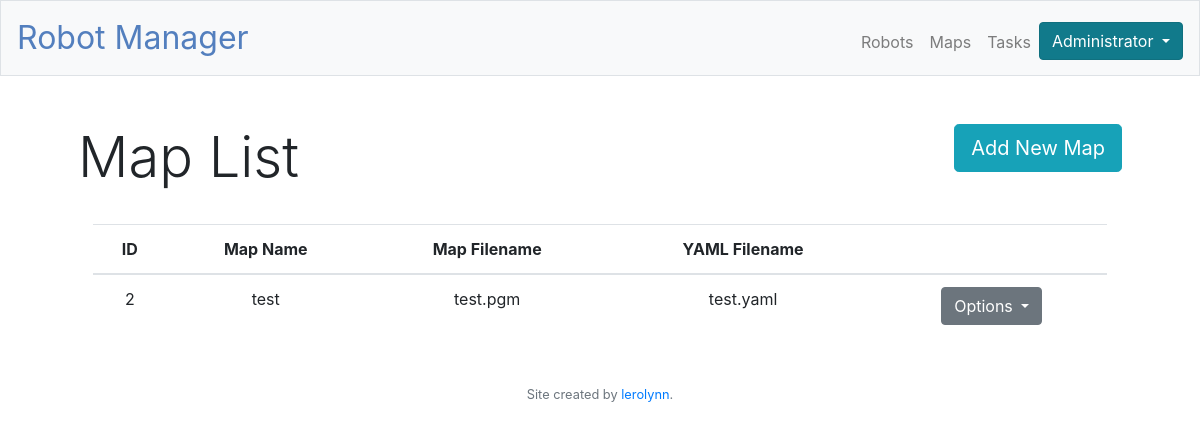
Page /maps (signed in) on the earlier database version.
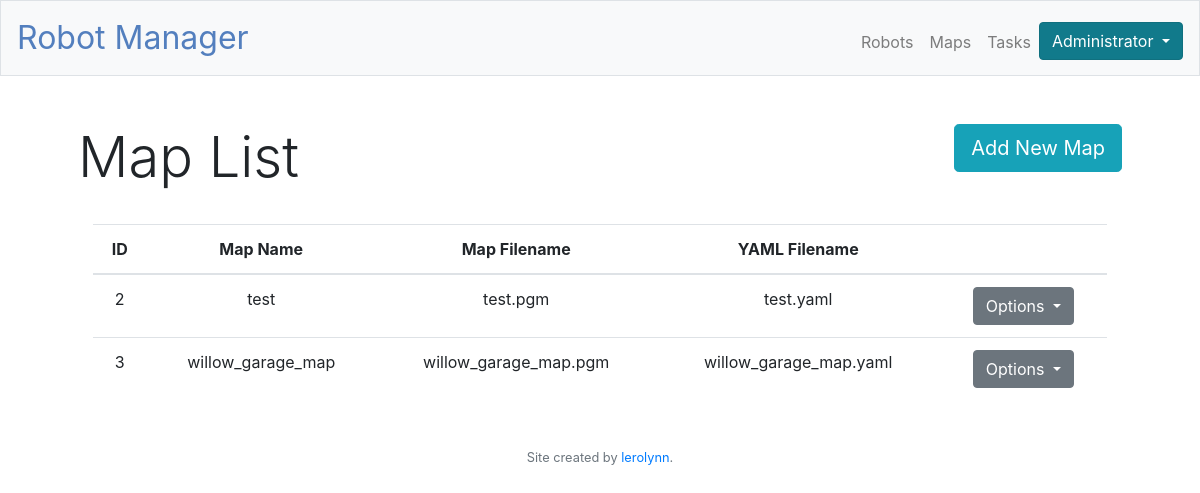
Same page on the later database version.
### tables this page shows
CREATE TABLE "MAPS" (
	`id`	INTEGER NOT NULL,
	`user_id`	INTEGER,
	`map_name`	TEXT,
	`mapfile`	TEXT,
	`yamlfile`	TEXT,
	PRIMARY KEY(id),
	FOREIGN KEY(`user_id`) REFERENCES users ( id )
);

### app.py (the view, shortened to what this page needs)
@app.route("/maps", methods=["GET", "POST"])
def maps():
    if not session:
        return redirect("/login")
    cur = conn.cursor()
    maps = cur.execute("SELECT * FROM maps WHERE user_id=?", (session["user_id"],))
    return render_template("maps.html", maps=maps)

### app.py (called while the page is built)
@app.after_request
def after_request(response):
    response.headers["Cache-Control"] = "no-cache, no-store, must-revalidate"
    response.headers["Expires"] = 0
    response.headers["Pragma"] = "no-cache"
    return response

### templates/maps.html (shortened to what this page needs)
{% extends "layout.html" %}
{% block main %}
    <main>
        <div style="margin-bottom: 70px;">
          <h1 class="display-4 float-left">Map List</h1>
            <button type="button" class="btn btn-info btn-lg float-right" data-toggle="modal" data-target="#addMap" href="#">
              Add New Map
            </button>
        </div>
        <div style="margin-top: 100px;">
          <div class="col center">
              <table class="table table-hover" width="100%" ID="Table2" style="margin: 0px">
                <thead>
                  <tr>
                    <th>ID</th>
                    <th>Map Name</th>
                    <th>Map Filename</th>
                    <th>YAML Filename</th>
                    <th></th>
                  </tr>
                </thead>
                <tbody>
                {% for map in maps %}
                  <tr>
                    <td>{{  map.id  }}</td>
                    <td>{{  map.map_name  }}</td>
                    <td>{{  map.mapfile  }}</td>
                    <td>{{  map.yamlfile  }}</td>
                    <td>
                      <div class="dropdown">
                        <button class="btn btn-secondary dropdown-toggle" data-flip="false" type="button" id="dropdownMenuButton" data-toggle="dropdown" aria-haspopup="true" aria-expanded="false">
                          Options
                        </button>
                      </div>
                    </td>
                  </tr>
                {% endfor %}
                </tbody>
              </table>
          </div>
        </div>
    </main>
{% endblock %}

### templates/layout.html (shortened to what this page needs)
<!DOCTYPE html>
<html lang="en">
    <head>
        <link href="https://maxcdn.bootstrapcdn.com/bootstrap/4.1.3/css/bootstrap.min.css" rel="stylesheet">
        <link href="/static/styles.css" rel="stylesheet">
    </head>
    <body>
        <nav class="navbar navbar-expand-md navbar-light bg-light border">
            <a class="navbar-brand" href="/"><span class="blue">Robot Manager</span></a>
            <div class="collapse navbar-collapse" id="navbar">
                <ul class="navbar-nav ml-auto mt-2">
                    {% if not session["username"] %}
                        <li class="nav-item"><a class="nav-link" href="/register">Create Account</a></li>
                        <li class="nav-item"><a class="nav-link" href="/login">Log In</a></li>
                    {% else %}
                        <li class="nav-item"><a class="nav-link" href="/robots">Robots</a></li>
                        <li class="nav-item"><a class="nav-link" href="/maps">Maps</a></li>
                        <li class="nav-item"><a class="nav-link" href="/tasks">Tasks</a></li>
                        <div class="nav-item dropdown show">
                            <a class="btn btn-info dropdown-toggle" href="#" role="button" id="dropdownMenuLink" data-toggle="dropdown" aria-haspopup="true" aria-expanded="false">
                            {{  session["name"]  }}
                            </a>
                        </div>
                    {% endif %}
                </ul>
            </div>
        </nav>
        <main class="container p-5">
            {% block main %}{% endblock %}
        </main>
        <footer class="small text-center text-muted">
            Site created by <a href="https://www.github.com/lerolynn">lerolynn</a>.
        </footer>
    </body>
</html>

### static/styles.css (style rules this page uses)
nav .navbar-brand { font-size: xx-large; }
nav .navbar-brand .blue { color: #537fbe; }
main { overflow-x: auto; text-align: center; }

Differences in the rows shown:
added MAPS: id "3", map_name "willow_garage_map", mapfile "willow_garage_map.pgm", yamlfile "willow_garage_map.yaml"
